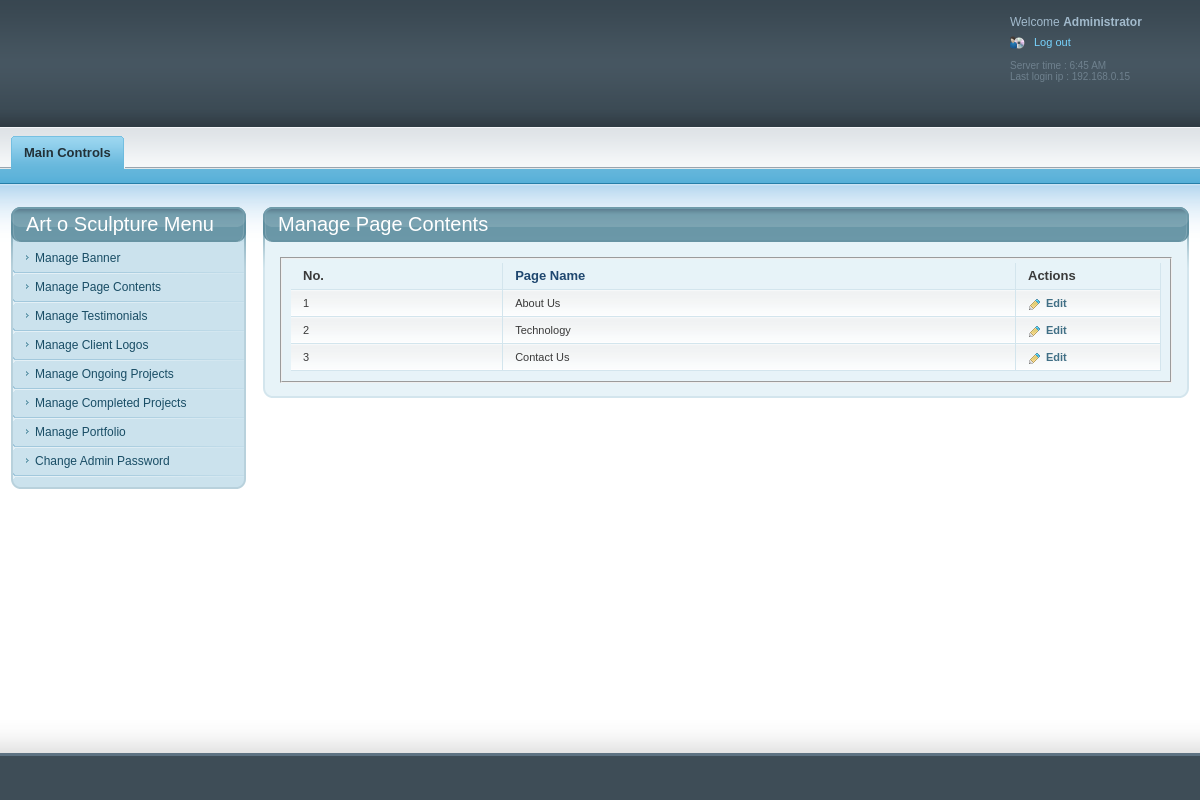
/code/admin/manage_cms.php (signed in), run on the app's committed database.
### tables this page shows
CREATE TABLE `cms` (
  `page_id` int(10) NOT NULL AUTO_INCREMENT,
  `page_title` varchar(255) NOT NULL,
  `page_desc` text NOT NULL,
  PRIMARY KEY (`page_id`)
);

### code/admin/manage_cms.php (the view, shortened to what this page needs)
<?php
include("include/header.php");
?>
<div id="page">
	<div class="inner">
   <?php
   if($_REQUEST['flag'] == "edit" || $_REQUEST['flag'] == "add")
   {
   		$show=mysql_fetch_array(mysql_query("select * from `cms` where page_id = '$_REQUEST[edit_id]'"));
   ?>
        <div class="section">
            <div class="title_wrapper">
                <h2>Manage <?php echo $show['page_title']; ?></h2>
                <span class="title_wrapper_left"></span>
                <span class="title_wrapper_right"></span>
            </div>
            <div class="section_content">
                <div class="sct">
                    <div class="sct_left">
                        <div class="sct_right">
                            <div class="sct_left">
                                <div class="sct_right">
                                    <form action="<?php echo $_SERVER['PHP_SELF']; ?>" class="search_form general_form" method="post" enctype="multipart/form-data">
                                    	<input type="hidden" name="page_id" value="<?php echo $show['page_id']; ?>"/>
									<?php
                                    if($_REQUEST['flag'] =="add")
                                    {
                                    ?>
                                        <input type="hidden" name="flag" value="1"/>
                                    <?php
                                    }
                                    else
                                    {
                                    ?>
                                    	<input type="hidden" name="flag" value="2"/>
                                    <?php
                                    }
                                    ?>
                                        <fieldset>
                                            <div class="forms">
                                            	<div class="row">
                                                	<label style="width:120px;">Page Title:</label>
                                                	<div class="inputs">
                                                    	<span class="input_wrapper">
                                                        	<input class="text" name="page_title" type="text" value="<?php echo $show['page_title']; ?>" />
                                                        </span>
                                                	</div>
                                            	</div>
                                                <!--<div class="row">
                                                	<label style="width:120px;">Page Image:</label>
                                                	<div class="inputs">
                                                    	<span class="input_wrapper blank">
                                                        	<img src="<?php echo $show['page_thumb'] ?>" width="100" alt="<?php echo $show['page_title'] ?>">&nbsp;<input class="text" name="banner_image" id="banner_image" type="file"/>
                                                        </span>
                                                	</div>
                                            	</div>-->
                                              <div class="row" style="height:450px; margin-bottom:20px;">
                                                    <label style="width:120px;">Page Description:</label>
                                                  <div class="inputs"><span class="input_wrapper textarea_wrapper blank">
                                                    <textarea class="text" style="height:450px;" name="page_desc" id="ajaxfilemanager" ><?php echo stripslashes($show['page_desc']); ?></textarea>
                                                  </span></div>
                                              </div>
                                            	<div class="row">
                                                <div class="buttons">
                                                    <ul style="list-style-type:none;">
                                                        <li><span class="button send_form_btn"><span><span><?php if($_REQUEST['flag'] == "add"){ ?>SAVE<?php }
														if($_REQUEST['flag'] == "edit")
														{ ?>UPDATE<?php } ?></span></span>
                                                        <input name="" type="submit" /></span></li>
                                                        <li><span class="button cancel_btn"><span><span>CANCEL</span></span>
                                                        <input name="" type="button" onclick="location.href='manage_cms.php'" /></span></li>
                                                    </ul>
                                                </div>
                                            </div>
                                           </div>
                                        </fieldset>
                                    </form>
                                </div>
                            </div>
                        </div>
                    </div>
                </div>
                <span class="scb"><span class="scb_left"></span><span class="scb_right"></span></span>
            </div>
		</div>
  <?php
  	}
	else
	{
		$sql=mysql_query("select * from `cms` order by `page_id`");
  ?>
     	<div class="section">
    		<div class="title_wrapper">
        		<h2>Manage Page Contents</h2>
       			<span class="title_wrapper_left"></span>
        		<span class="title_wrapper_right"></span>
    		</div>
			<div class="section_content">
                <div class="sct">
                    <div class="sct_left">
                        <div class="sct_right">
                            <div class="sct_left">
                                <div class="sct_right">
                                    <form action="#">
                                    <fieldset>
                                    <div class="table_wrapper">
                                        <div class="table_wrapper_inner">
                                        <table cellpadding="0" cellspacing="0" width="100%">
                                            <tbody>
                                            <tr>
                                                <th>No.</th>
                                                <th><a href="#">Page Name</a></th>
                                                <th style="width: 96px;">Actions</th>
                                            </tr>
										<?php
                                        $i=1;
                                        while($show=mysql_fetch_array($sql))
                                        {
                                        ?>
                                            <tr class="first">
                                                <td><?php echo $i; ?></td>
                                                <td><?php echo $show['page_title']; ?></td>
                                                <td style="width: 96px;">
                                                    <div class="actions_menu">
                                                        <ul>
                                                            <li><a class="edit" href="manage_cms.php?flag=edit&edit_id=<?php echo $show['page_id']; ?>">Edit</a></li>
                                                        </ul>
                                                    </div>
                                                </td>
                                            </tr>
										<?php
                                        $i++;
                                        }
                                        ?>
                                        </tbody></table>
                                        </div>
                                    </div>
                                    <div class="table_menu">
                                    </div>
                                    </fieldset>
                                    </form>
                                </div>
                            </div>
                        </div>
                    </div>
                </div>
				<span class="scb"><span class="scb_left"></span><span class="scb_right"></span></span>
			</div>
        </div>
  <?php
	}
  ?>
    </div>
</div>
<?php
	include("include/left_sidebar.php");
	include("include/footer.php");
	?>

### code/admin/css/general.css (style rules this page uses)
html, body { margin: 0; padding: 0; height: 100%; }
body { font-family: Arial; font-size: 12px; color: #3a3a3a; }
a:link, a:visited, a:active { color: #6b98a8; text-decoration: none; }
#page { float: right; margin-left: -263px; width: 100%; }
#page .inner { margin-left: 263px; padding: 0 11px 0 0; }
.title_wrapper_left { display: block; width: 10px; height: 35px; overflow: hidden; background:url(layout/site/title_wrapper_left.png); position: absolute; top: 0; left: -10px; }
.title_wrapper_right { display: block; width: 10px; height: 35px; overflow: hidden; background:url(layout/site/title_wrapper_right.png); position: absolute; top: 0; right: -10px; }
.title_wrapper { background:#6997a7 url(layout/site/title_wrapper_middle.png) repeat-x; padding: 0 5px; margin: 0 10px; position: relative; top: 0; left: 0; color: #fff; min-height: 1px; }
.title_wrapper:after { content: "."; display: block; height: 0; clear: both; visibility: hidden; }
.title_wrapper h2 { font-size: 20px; font-weight: normal; line-height: 35px; margin: 0; padding: 0; float: left; white-space: nowrap; }
.section { padding: 0 0 17px; }
.scb { height: 10px; margin: 0 10px; background: #e7f3f8 url(layout/site/scb.png) repeat-x; display: block; position: relative; top: 0; left: 0; min-height: 1px; }
.scb_left { width: 10px; height: 10px; display: block; overflow: hidden; background:url(layout/site/scb_left.png); position: absolute; top: 0; left: -10px; }
.scb_right { width: 10px; height: 10px; display: block; overflow: hidden; background:url(layout/site/scb_right.png); position: absolute; top: 0; right: -10px; }
.sct { background: #e7f3f8; }
.sct_left { background: url(layout/site/sct_left_right.gif) repeat-y; }
.sct_right { background: url(layout/site/sct_left_right.gif) repeat-y right top; }
.sct_left .sct_left { background:url(layout/site/sct_left.gif) no-repeat; }
.sct_left .sct_left .sct_right { background:url(layout/site/sct_right.gif) no-repeat right top; min-height: 30px; padding: 15px 15px 5px; }

### code/admin/css/dashboard.css (style rules this page uses)
.table_wrapper { width: 100%; margin: 0 auto; font-size: 11px; }
.table_wrapper td, .table_wrapper th { border: solid #d3e5ed; border-width: 0 1px 1px 0; }
.table_wrapper th { font-weight: bold; font-size: 13px; }
.table_wrapper th a:link, .table_wrapper th a:visited, .table_wrapper th a:hover, .table_wrapper th a:active { color: #1f476f; display: block; display: inline-block; background-repeat: no-repeat; background-position: right center; padding: 0 16px 0 0; }
.table_wrapper td , .table_wrapper th { text-align: left; padding: 0 12px; line-height: 26px; }
.table_wrapper td { background: #fefefe url(layout/site/tables/td_bg1.gif) repeat-x; }
.table_menu { width: 100%; overflow: hidden; padding: 5px 0 0; margin: 0 0 -3px; position: relative; top: 0; left: 0; z-index: 1; }

### code/admin/css/tables.css (style rules this page uses)
.actions_menu a:link, .actions_menu a:visited, .actions_menu a:hover, .actions_menu a:active { display: block; padding: 0 0 0 18px; font-weight: bold; font-size: 11px; color: #406f85; background-repeat: no-repeat; background-position: left center; }
.actions_menu { overflow: hidden; width: 120px; }
.actions_menu ul { margin: 0; padding: 0; float: left; width: 200px; }
.actions_menu li { margin: 0; padding: 0 10px 0 0; list-style: none; float: left; }
.edit { background-image:url(layout/site/tables/edit_action.gif); }

### data on the page
cms: page_title "About Us"
cms: page_title "Technology"
cms: page_title "Contact Us"
